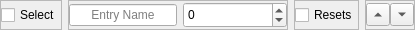
<?xml version="1.0" encoding="UTF-8"?>
<ui version="4.0">
 <class>IntegerEntry</class>
 <widget class="QWidget" name="IntegerEntry">
  <property name="geometry">
   <rect>
    <x>0</x>
    <y>0</y>
    <width>415</width>
    <height>30</height>
   </rect>
  </property>
  <property name="sizePolicy">
   <sizepolicy hsizetype="Expanding" vsizetype="Fixed">
    <horstretch>0</horstretch>
    <verstretch>0</verstretch>
   </sizepolicy>
  </property>
  <property name="minimumSize">
   <size>
    <width>0</width>
    <height>30</height>
   </size>
  </property>
  <property name="windowTitle">
   <string>Integer</string>
  </property>
  <layout class="QHBoxLayout" name="horizontalLayout">
   <property name="leftMargin">
    <number>0</number>
   </property>
   <property name="topMargin">
    <number>0</number>
   </property>
   <property name="rightMargin">
    <number>0</number>
   </property>
   <property name="bottomMargin">
    <number>0</number>
   </property>
   <item>
    <widget class="QFrame" name="FrameSelection">
     <property name="frameShape">
      <enum>QFrame::Shape::StyledPanel</enum>
     </property>
     <property name="frameShadow">
      <enum>QFrame::Shadow::Raised</enum>
     </property>
     <layout class="QVBoxLayout" name="verticalLayout_3">
      <property name="leftMargin">
       <number>0</number>
      </property>
      <property name="topMargin">
       <number>0</number>
      </property>
      <property name="rightMargin">
       <number>0</number>
      </property>
      <property name="bottomMargin">
       <number>0</number>
      </property>
      <item>
       <widget class="QCheckBox" name="Select">
        <property name="text">
         <string>Select</string>
        </property>
       </widget>
      </item>
     </layout>
    </widget>
   </item>
   <item>
    <widget class="QFrame" name="FrameValue">
     <property name="frameShape">
      <enum>QFrame::Shape::StyledPanel</enum>
     </property>
     <property name="frameShadow">
      <enum>QFrame::Shadow::Raised</enum>
     </property>
     <layout class="QHBoxLayout" name="horizontalLayout_5">
      <property name="leftMargin">
       <number>0</number>
      </property>
      <property name="topMargin">
       <number>0</number>
      </property>
      <property name="rightMargin">
       <number>0</number>
      </property>
      <property name="bottomMargin">
       <number>0</number>
      </property>
      <item>
       <widget class="QLineEdit" name="ValueName">
        <property name="text">
         <string/>
        </property>
        <property name="alignment">
         <set>Qt::AlignmentFlag::AlignCenter</set>
        </property>
        <property name="placeholderText">
         <string>Entry Name</string>
        </property>
       </widget>
      </item>
      <item>
       <widget class="QSpinBox" name="Value">
        <property name="sizePolicy">
         <sizepolicy hsizetype="Expanding" vsizetype="Fixed">
          <horstretch>0</horstretch>
          <verstretch>0</verstretch>
         </sizepolicy>
        </property>
        <property name="minimumSize">
         <size>
          <width>0</width>
          <height>26</height>
         </size>
        </property>
        <property name="minimum">
         <number>-2147483648</number>
        </property>
        <property name="maximum">
         <number>2147483647</number>
        </property>
       </widget>
      </item>
     </layout>
    </widget>
   </item>
   <item>
    <widget class="QFrame" name="FrameReset">
     <property name="frameShape">
      <enum>QFrame::Shape::StyledPanel</enum>
     </property>
     <property name="frameShadow">
      <enum>QFrame::Shadow::Raised</enum>
     </property>
     <layout class="QVBoxLayout" name="layoutReset">
      <property name="leftMargin">
       <number>0</number>
      </property>
      <property name="topMargin">
       <number>0</number>
      </property>
      <property name="rightMargin">
       <number>0</number>
      </property>
      <property name="bottomMargin">
       <number>0</number>
      </property>
      <item>
       <widget class="QCheckBox" name="Reset">
        <property name="toolTip">
         <string>Resets: at the end of every execution loop, this entry goes back to the value it had when the loop started</string>
        </property>
        <property name="text">
         <string>Resets</string>
        </property>
       </widget>
      </item>
     </layout>
    </widget>
   </item>
   <item>
    <widget class="QFrame" name="FrameOrder">
     <property name="frameShape">
      <enum>QFrame::Shape::StyledPanel</enum>
     </property>
     <property name="frameShadow">
      <enum>QFrame::Shadow::Raised</enum>
     </property>
     <layout class="QHBoxLayout" name="layoutOrder">
      <property name="spacing">
       <number>0</number>
      </property>
      <property name="leftMargin">
       <number>0</number>
      </property>
      <property name="topMargin">
       <number>0</number>
      </property>
      <property name="rightMargin">
       <number>0</number>
      </property>
      <property name="bottomMargin">
       <number>0</number>
      </property>
      <item>
       <widget class="QToolButton" name="MoveUp">
        <property name="toolTip">
         <string>Move this entry up in the list</string>
        </property>
        <property name="arrowType">
         <enum>Qt::ArrowType::UpArrow</enum>
        </property>
       </widget>
      </item>
      <item>
       <widget class="QToolButton" name="MoveDown">
        <property name="toolTip">
         <string>Move this entry down in the list</string>
        </property>
        <property name="arrowType">
         <enum>Qt::ArrowType::DownArrow</enum>
        </property>
       </widget>
      </item>
     </layout>
    </widget>
   </item>
  </layout>
 </widget>
 <resources/>
 <connections/>
</ui>
